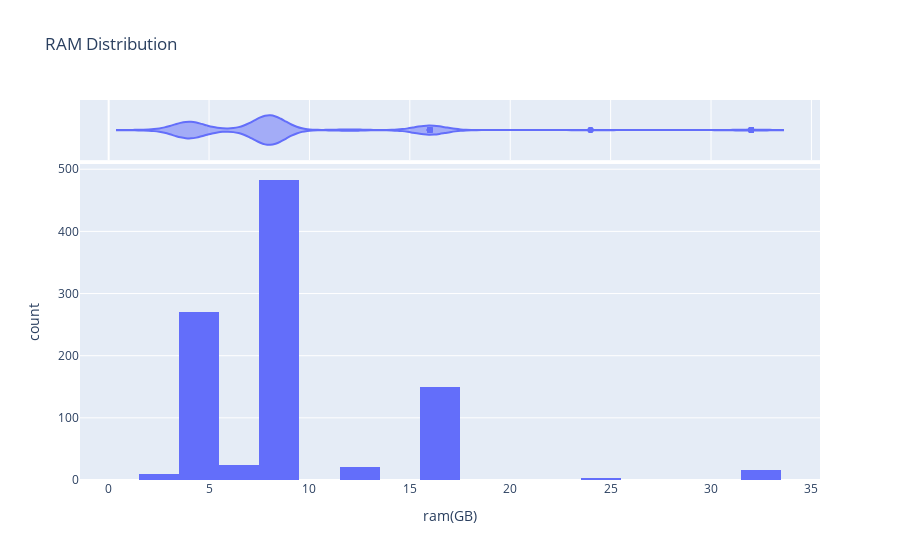

Write notebook code for a chart like this one.
### Code cell
fig = px.histogram(laptop, x = 'ram(GB)', title="RAM Distribution", marginal = 'violin')
fig.show()

### Figure 1 — Plotly figure (JSON) as saved in the notebook; plotly's stock layout.template omitted (floating-point values rounded to 4 significant figures; data arrays with more than 128 entries replaced by an {"elided": "..."} marker saying what was removed)
{"data": [{"alignmentgroup": "True", "bingroup": "x", "hovertemplate": "ram(GB)=%{x}<br>count=%{y}<extra></extra>", "legendgroup": "", "marker": {"color": "#636efa", "pattern": {"shape": ""}}, "name": "", "offsetgroup": "", "orientation": "v", "showlegend": false, "type": "histogram", "x": {"elided": "977 int values"}, "xaxis": "x", "yaxis": "y"}, {"alignmentgroup": "True", "hovertemplate": "ram(GB)=%{x}<extra></extra>", "legendgroup": "", "marker": {"color": "#636efa"}, "name": "", "offsetgroup": "", "scalegroup": "x", "showlegend": false, "type": "violin", "x": {"elided": "977 int values"}, "xaxis": "x2", "yaxis": "y2"}], "layout": {"barmode": "relative", "legend": {"tracegroupgap": 0}, "title": {"text": "RAM Distribution"}, "xaxis": {"anchor": "y", "domain": [0, 1], "title": {"text": "ram(GB)"}}, "xaxis2": {"anchor": "y2", "domain": [0, 1], "matches": "x", "showgrid": true, "showticklabels": false}, "yaxis": {"anchor": "x", "domain": [0, 0.8316], "title": {"text": "count"}}, "yaxis2": {"anchor": "x2", "domain": [0.8416, 1], "matches": "y2", "showgrid": false, "showline": false, "showticklabels": false, "ticks": ""}}}
